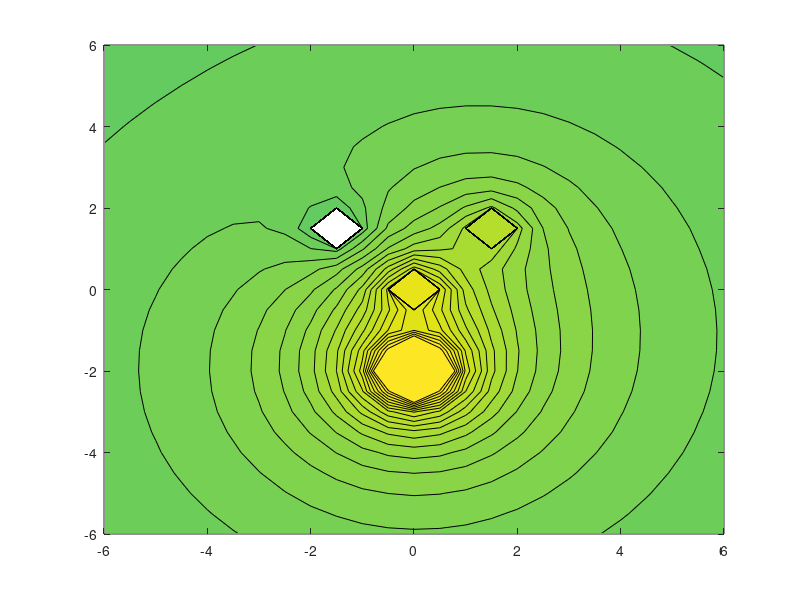
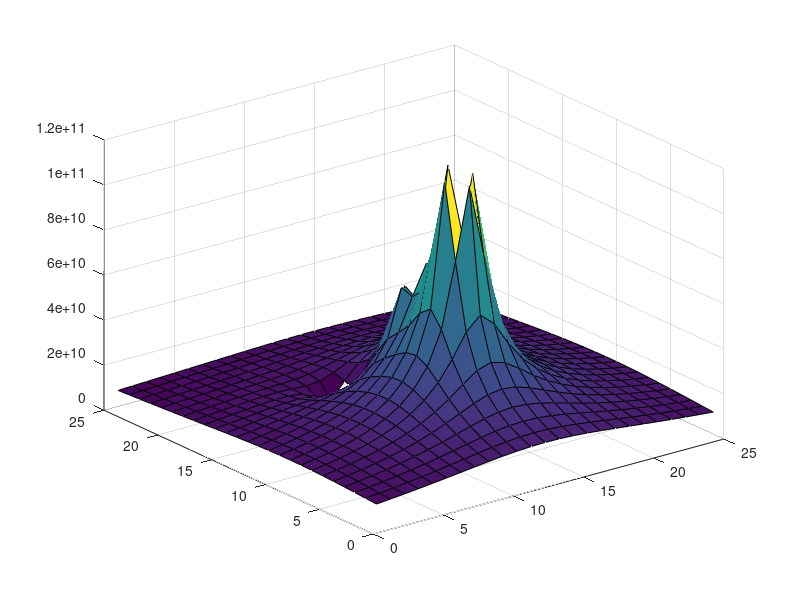

Write MATLAB code to recreate these figures, in order.
Q=[1,-1,2,3];
qx=[1.5,-1.5,0,0];
qy=[1.5,1.5,0,-2];
[X,Y]=meshgrid(-6:0.5:6);
ep0=(8.85e-12);
s=size(X);
V=zeros(s);
for qi=1:length(Q)
for yi=1:s(1)
    for xi=1:s(2)
        V(yi,xi)=((Q(qi))/(4*pi*ep0)*1/sqrt((X(yi,xi)-qx(qi)).^2+(Y(yi,xi)-qy(qi)).^2));
    end
end
end

Q=[1,-1,2,3];
qx=[1.5,-1.5,0,0];
qy=[1.5,1.5,0,-2];
for qi=1:length(Q)
for yi=1:s(1)
    for xi=1:s(2)
        V(yi,xi)=V(yi,xi)+((Q(qi))/(4*pi*ep0)*1/sqrt((X(yi,xi)-qx(qi)).^2+(Y(yi,xi)-qy(qi)).^2));
    end
end
end
levels=[8.4959e+10];
for i=1:80
    levels=[(100-5*i)/100*8.4959e+10,levels];
end
contourf(X,Y,V,'LevelList',levels)
figure
surf(V)